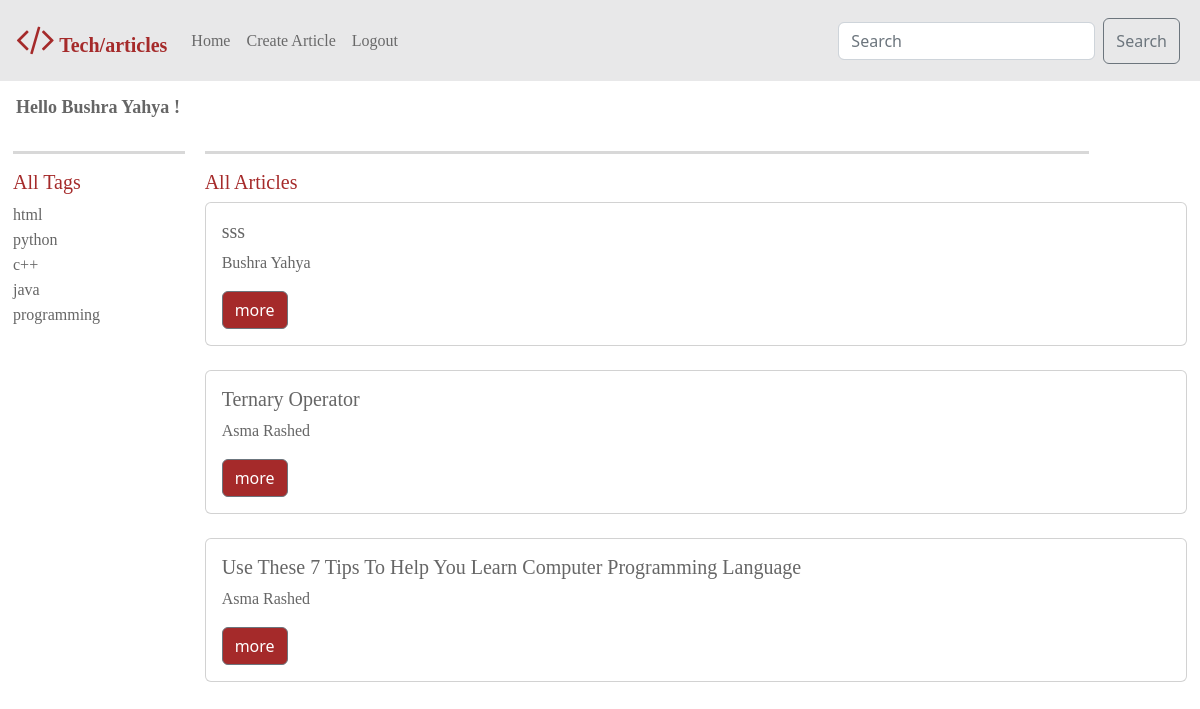
The app's page /dashboard (signed in) with its own data.
### final_app/models.py (models this page shows, shortened)
class Users(models.Model):
    First_Name=models.CharField(max_length=255)
    Last_Name=models.CharField(max_length=255)
    Email=models.EmailField(max_length=255)
    Password=models.CharField(max_length=255)
    created_at=models.DateTimeField(auto_now_add=True)
    updated_at=models.DateTimeField(auto_now=True)
    objects=UserManager()

class Tags(models.Model):
    tag_name= models.CharField(max_length=55)
    articles = models.ManyToManyField(Articles, related_name="tags")

class Articles(models.Model):
    title = models.CharField(max_length=255)
    body = models.CharField(max_length=255)
    user = models.ForeignKey(Users, related_name='article', on_delete=models.CASCADE)
    tag=models.CharField(max_length=255,default="coding")
    liked =models.ManyToManyField(Users,related_name='liked', default=None,blank=True)
    createdAt = models.DateTimeField(auto_now_add=True)
    updatedAt = models.DateTimeField(auto_now=True)
    objects=ArticleManager()

### final_app/views.py (the view)
# urls.py: path('dashboard',views.dashboard),
def dashboard(request):
    try:
        id = request.session['loginID']
    except:
        messages.error(request, "Need to login first")
        return render(request,'dashboard.html')
    context={
    'loginUser':Users.objects.get(id=request.session['loginID']),
    'users':Users.objects.all(),
    'articles':Articles.objects.all().order_by('-createdAt'),
    'tags': Tags.objects.all()
    }
    return render(request,"dashboard.html",context)

### final_app/templates/dashboard.html (shortened to what this page needs)
{% extends 'base.html' %}
{% block content %}
<h6 class="m-3 font-weight-bolder" id="hello_text">Hello {{ loginUser.First_Name}} {{ loginUser.Last_Name}} !</h6>
<div class="" id="tag_article">
  <br>
  <div class="col-2  " id="all_tags_div">
    <hr>
    <h5 id="all">All Tags</h5>
    <ul class="list-group" style="list-style: none;">
      {% for tag in tags %}
      <li class="text-left">
        <a href="/tag/{{ tag.id }}">{{tag.tag_name}}</a>
      </li>
      {% endfor %}
    </ul>
  </div>
  <div class="col-10 pl-5" id="all_article_div">
    <hr>
    <h5 id="all">All Articles</h5>
    {% for article in articles%}
    <div class="card ">
      <div class="card-body">
        <h5>{{article.title}}</h5>
        <p class="card-text">{{article.user.First_Name}} {{article.user.Last_Name}}</p>
        <a href="/show_article/{{article.id}} " id="more" class="btn btn-secondary">more</a>
      </div>
    </div>
    <br>
    {% endfor %}
  </div>
</div>
{% endblock %}

### final_app/templates/base.html (shortened to what this page needs)
<!DOCTYPE html>
<html lang="en">
<head>
    <link href="https://cdn.jsdelivr.net/npm/bootstrap@5.2.0-beta1/dist/css/bootstrap.min.css" rel="stylesheet"
>
    <link rel="stylesheet" href="https://cdn.jsdelivr.net/npm/choices.js@9.0.1/public/assets/styles/choices.min.css" />
    {% load static %}
    <link rel="stylesheet" href="{% static 'style.css' %}">
    <link rel="stylesheet" href="https://cdnjs.cloudflare.com/ajax/libs/font-awesome/4.7.0/css/font-awesome.min.css">
</head>
<body>
    {% if "loginID" in request.session %}
    <nav class="navbar navbar-expand-lg navbar-light bg-dark bg-opacity-10 p-3">
        <a class="navbar-brand" id="website_name"><i class="fa fa-code" style="font-size:36px"></i> Tech/articles</a>
        <div class="collapse navbar-collapse d-flex justify-content-between
        " id="navbarSupportedContent">
            <ul class="navbar-nav mr-auto ">
                <li class="nav-item">
                    <a class="nav-link" href="/dashboard" id="nav_hover">Home</a>
                </li>
                <li class="nav-item">
                    <a class="nav-link" href="/adding" id="nav_hover">Create Article</a>
                </li>
                <li class="nav-item">
                    <a class="nav-link" href="/logout" id="nav_hover">Logout</a>
                </li>
            </ul>
            <form class="form-inline d-flex justify-content-end" method="post" action="/search">
                <input class="form-control mr-sm-2 m-1" type="search" placeholder="Search" name="searched">
                <button class="btn btn-outline-secondary my-2 my-sm-0 m-1" type="submit">Search</button>
            </form>
        </div>
    </nav>
    {% endif %}
    {% block content %}
    {% endblock %}
</body>
</html>

### final_app/static/style.css (style rules this page uses)
#all_tags_div { padding-left: 6px; }
#all_article_div { padding-right: 6px; }
#tag_article { display: flex; margin: 7px; }
hr { width: 90%; color: rgb(102, 102, 102); height: 3px; background-color: rgb(102, 102, 102); }
h1,h2,h3,h4,h5,h6,p, a, label { font-family: Georgia, 'Times New Roman', Times, serif; color: rgb(102, 102, 102); }
a { text-decoration: none; }
#all { color: brown; }
#more { background-color: brown; }
#hello_text { font-size: large; font-weight: bold; }
#website_name { color: #a52a2a; font-weight: bold; }
.d-flex { display: flex; justify-content: flex-end; }

### records on screen
Users: First_Name "Bushra", Last_Name "Yahya"
Tags: tag_name "html"
Tags: tag_name "python"
Tags: tag_name "c++"
Tags: tag_name "java"
Tags: tag_name "programming"
Articles: title "sss", user.First_Name "Bushra", user.Last_Name "Yahya"
Articles: title "Ternary Operator", user.First_Name "Asma", user.Last_Name "Rashed"
Articles: title "Use These 7 Tips To Help You Learn Computer Programming Language", user.First_Name "Asma", user.Last_Name "Rashed"
